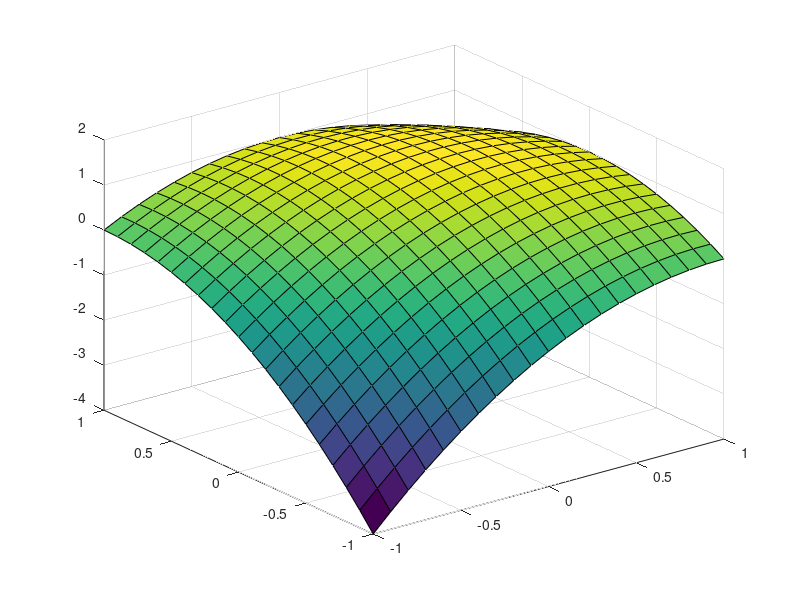

The MATLAB script that drew this image: (Note: this script raises an error after producing the figure.)
function Main() 
    range = -1:0.1:1;
    N = size(range, 2);

    a = -1; b = -1; c = -1; d = 1; e = 1; f = 1;

    [x1, x2] = meshgrid(range, range);
    x1 = reshape(x1, 1, []);
    x2 = reshape(x2, 1, []);

    Y = a*(x1.^2) + b*(x2.^2) + c*x1.*x2 + d*x1 + e*x2 + f;
    show_surf(1, x1, x2, Y, N);

%     net = feedforwardnet();
%     try_net(net, x1, x2, Y, N);
    
    net = feedforwardnet(2, 'traingdx');
    try_net(net, x1, x2, Y, N);
end

function try_net(net, x1, x2, Y, N)
    net = configure(net, [x1; x2], Y);

    net.trainParam.epochs = 1000;
    net.trainParam.goal = 0.01;
    net.trainParam.min_grad = 1e-06;

    net = train(net, [x1; x2], Y);
    outputs = net([x1; x2]);
    
    show_surf(2, x1, x2, outputs, N);

    errors = outputs - Y;
    figure(3); plot(errors);
end

function show_surf(fignum, x1, x2, y, N)
    figure(fignum); 
    surf(reshape(x1, N, N), reshape(x2, N, N), reshape(y, N, N));
end
